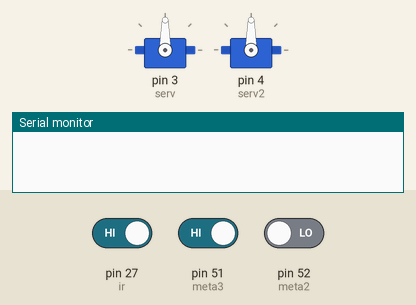
This sketch was run on a simulated Arduino Mega 2560, built with avr-gcc and run on an emulated ATmega2560. On the bench: 2 × servo, the last lines printed to the serial monitor. Inputs (shaded band) come from the test bench; at power-on: pin 27 (ir) HIGH, pin 51 (meta3) HIGH, pin 52 (meta2) LOW.

Above: at 2.8 s.
2.9 s: pin 27 (ir) driven LOW
At 4.3 s:
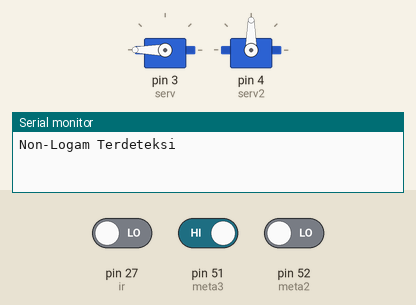
7.0 s: pin 51 (meta3) driven LOW
11.1 s: pin 52 (meta2) driven HIGH
At 12.8 s:
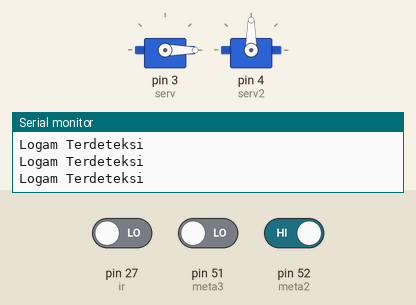
15.2 s: pin 52 (meta2) driven LOW
At 16.8 s:
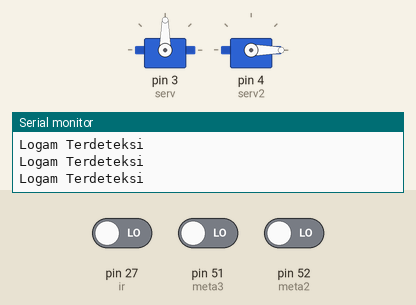
19.3 s: pin 27 (ir) driven HIGH
At 22.1 s:
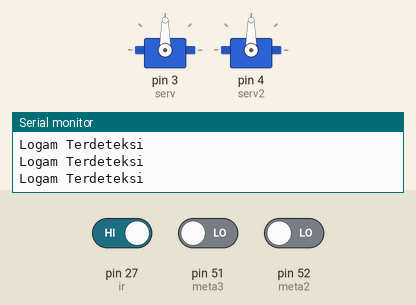
Timing chart, 0 to 22.5 s (numbered marks = the images above; inputs shaded):
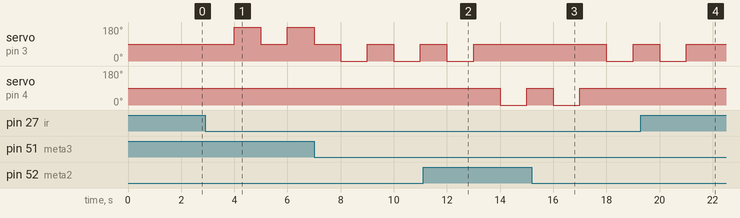

The sketch:

Mega_2560.ino
```cpp
#include <Servo.h>
Servo myservo;
Servo myservo2;

#define serv 3
#define serv2 4
#define meta2 52
#define meta3 51
#define ir 27

int nMeta2;
int nMeta3;
int nIr;

void setup() {
  // put your setup code here, to run once:
  Serial.begin(9600);
  pinMode(meta2, INPUT);
  pinMode(meta3, INPUT);
  pinMode(ir, INPUT);

  myservo.attach(serv);
  myservo2.attach(serv2);
  myservo.write(90);
  myservo2.write(90);
}

void loop() {
  // put your main code here, to run repeatedly:
  nMeta2 = digitalRead(meta2);
  nMeta3 = digitalRead(meta3);
  nIr = digitalRead(ir);


//  Serial.print("Nilai Metal 1 : ");
//  Serial.print(nMeta2);
//  Serial.print("\t");
//
//  Serial.print("Nilai Metal 2 : ");
//  Serial.print(nMeta3);
//  Serial.print("\t");
//
//  Serial.print("Nilai Infrared : ");
//  Serial.println(nIr);

  delay(1000);

  if (nMeta2 == HIGH && nIr == LOW){
    Serial.println("Logam Terdeteksi");
    myservo2.write(0);
    delay(1000);
    myservo2.write(90);
  }
  else if (nMeta3 == LOW && nIr == LOW){
    Serial.println("Logam Terdeteksi");
    myservo.write(0);
    delay(1000);
    myservo.write(90);
  }
  else if (nMeta2 == HIGH && nMeta3 == LOW && nIr == LOW){
    Serial.println("Logam Terdeteksi");
    myservo.write(0);
    delay(1000);
    myservo.write(90);
  }
  else if (nMeta2 == LOW && nMeta3 == HIGH && nIr == LOW){
    Serial.println("Non-Logam Terdeteksi");
    myservo.write(180);
    delay(1000);
    myservo.write(90);
  }


}
```

Measured:
- after the input at 2.9 s, servo on pin 3 (serv): 90° → 180° after 1.1 s, → 90° 1.0 s later, → 180° 1.0 s later
- after the input at 11.1 s, servo on pin 3 (serv): goes on until 13.0 s, then stays 90°; servo on pin 4 (serv2): 90° → 0° after 2.9 s, → 90° 1.0 s later
- after the input at 15.2 s, servo on pin 3 (serv): 90° → 0° after 2.8 s, → 90° 1.0 s later; servo on pin 4 (serv2): goes on until 17.0 s, then stays 90°
- after the input at 19.3 s, servo on pin 3 (serv): goes on until 21.0 s, then stays 90°
